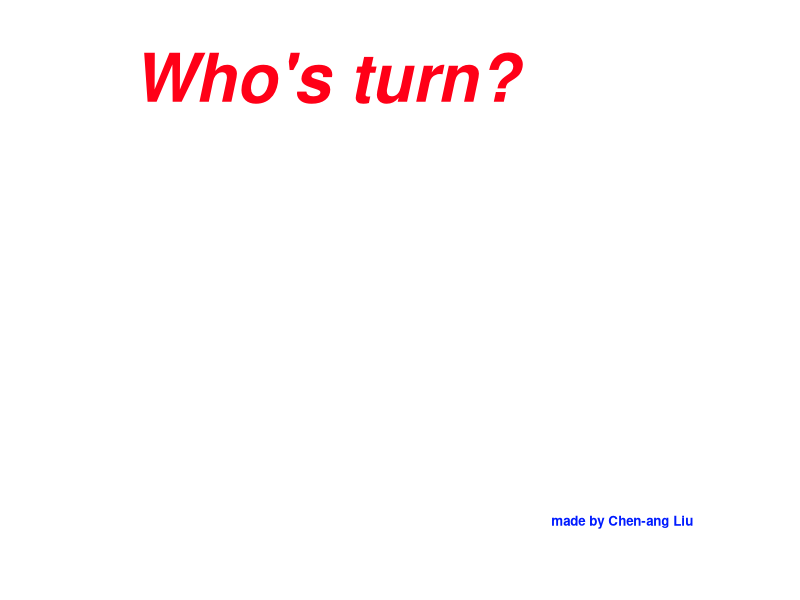

Source code (R):
par(bty="n",xaxt="n", yaxt="n",mar=c(0,0,0,0),cex=4,font=4);
plot(c(0,1),c(0,1),type="n",xlab="",ylab="");
text(0.4,0.9,"Who's turn?",
col=rainbow(1000)[sample(1:1000,1)],cex=1);
text(0.8,0.1,"made by Chen-ang Liu",
col=rainbow(1000)[sample(1:1000,1)],font=2,cex=0.2);
num<-1:99;
A<-100;
run<-function(key){
if(key=="s"){
rect(0.2,0.2,0.8,0.8,col="white",border=NA);
B<-sample(num,1);
A<-c(A,B)
text(0.5,0.5,B,col=rainbow(1000)[sample(1:1000,1)],cex=4);
}
else if(key=="a"){
rect(0.2,0.2,0.8,0.8,col="white",border=NA);
B=38;
text(0.5,0.5,B,col=rainbow(1000)[sample(1:1000,1)],cex=4);
}
else if(key=="q"){
rect(0.2,0.2,0.8,0.8,col="white",border=NA);
B=91;
text(0.5,0.5,B,col=rainbow(1000)[sample(1:1000,1)],cex=4);
}
else if(key=="w"){
rect(0.2,0.2,0.8,0.8,col="white",border=NA);
B=87;
text(0.5,0.5,B,col=rainbow(1000)[sample(1:1000,1)],cex=4);
}
else if(key=="d"){
rect(0.2,0.2,0.8,0.8,col="white",border=NA);
B=12;
text(0.5,0.5,B,col=rainbow(1000)[sample(1:1000,1)],cex=4);
}
else if(key=="z"){
rect(0.2,0.2,0.8,0.8,col="white",border=NA);
B=62;
text(0.5,0.5,B,col=rainbow(1000)[sample(1:1000,1)],cex=4);
}
else if(key=="x"){
rect(0.2,0.2,0.8,0.8,col="white",border=NA);
B=2;
text(0.5,0.5,B,col=rainbow(1000)[sample(1:1000,1)],cex=4);
}
else if(key=="c"){
rect(0.2,0.2,0.8,0.8,col="white",border=NA);
B=11;
text(0.5,0.5,B,col=rainbow(1000)[sample(1:1000,1)],cex=4);
}
}

getGraphicsEvent("run",onKeybd=run);